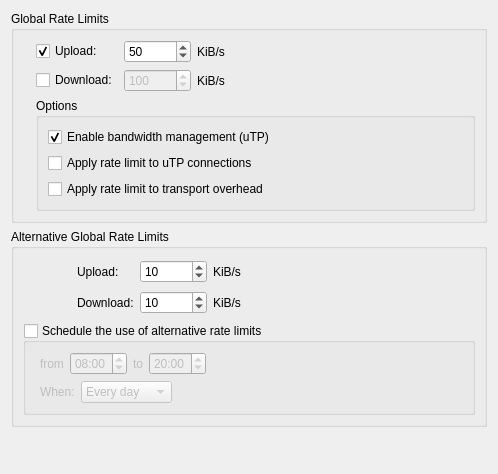
          <widget class="QWidget" name="scrollAreaWidgetContents_9">
           <property name="geometry">
            <rect>
             <x>0</x>
             <y>0</y>
             <width>498</width>
             <height>474</height>
            </rect>
           </property>
           <layout class="QVBoxLayout" name="verticalLayout_33">
            <item>
             <widget class="QGroupBox" name="bandwidthBox">
              <property name="title">
               <string>Global Rate Limits</string>
              </property>
              <layout class="QGridLayout" name="gridLayout_7">
               <item row="0" column="0">
                <widget class="QLabel" name="label_5">
                 <property name="text">
                  <string notr="true"/>
                 </property>
                 <property name="pixmap">
                  <pixmap resource="../icons.qrc">:/Icons/slow_off.png</pixmap>
                 </property>
                </widget>
               </item>
               <item row="0" column="1">
                <layout class="QGridLayout" name="gridLayout_6">
                 <item row="0" column="0">
                  <widget class="QCheckBox" name="checkUploadLimit">
                   <property name="text">
                    <string>Upload:</string>
                   </property>
                   <property name="checked">
                    <bool>true</bool>
                   </property>
                  </widget>
                 </item>
                 <item row="0" column="1">
                  <widget class="QSpinBox" name="spinUploadLimit">
                   <property name="enabled">
                    <bool>true</bool>
                   </property>
                   <property name="suffix">
                    <string/>
                   </property>
                   <property name="minimum">
                    <number>1</number>
                   </property>
                   <property name="maximum">
                    <number>1000000</number>
                   </property>
                   <property name="value">
                    <number>50</number>
                   </property>
                  </widget>
                 </item>
                 <item row="0" column="2">
                  <widget class="QLabel" name="label_10">
                   <property name="text">
                    <string>KiB/s</string>
                   </property>
                  </widget>
                 </item>
                 <item row="1" column="0">
                  <widget class="QCheckBox" name="checkDownloadLimit">
                   <property name="text">
                    <string>Download:</string>
                   </property>
                  </widget>
                 </item>
                 <item row="1" column="1">
                  <widget class="QSpinBox" name="spinDownloadLimit">
                   <property name="enabled">
                    <bool>false</bool>
                   </property>
                   <property name="suffix">
                    <string/>
                   </property>
                   <property name="minimum">
                    <number>1</number>
                   </property>
                   <property name="maximum">
                    <number>1000000</number>
                   </property>
                   <property name="value">
                    <number>100</number>
                   </property>
                  </widget>
                 </item>
                 <item row="1" column="2">
                  <widget class="QLabel" name="label_13">
                   <property name="text">
                    <string>KiB/s</string>
                   </property>
                  </widget>
                 </item>
                </layout>
               </item>
               <item row="0" column="2">
                <spacer>
                 <property name="orientation">
                  <enum>Qt::Horizontal</enum>
                 </property>
                 <property name="sizeHint" stdset="0">
                  <size>
                   <width>200</width>
                   <height>20</height>
                  </size>
                 </property>
                </spacer>
               </item>
               <item row="1" column="1" colspan="2">
                <widget class="QGroupBox" name="groupBox_5">
                 <property name="title">
                  <string>Options</string>
                 </property>
                 <layout class="QVBoxLayout" name="verticalLayout_27">
                  <item>
                   <widget class="QCheckBox" name="checkuTP">
                    <property name="text">
                     <string>Enable bandwidth management (uTP)</string>
                    </property>
                    <property name="checked">
                     <bool>true</bool>
                    </property>
                   </widget>
                  </item>
                  <item>
                   <widget class="QCheckBox" name="checkLimituTPConnections">
                    <property name="text">
                     <string>Apply rate limit to uTP connections</string>
                    </property>
                   </widget>
                  </item>
                  <item>
                   <widget class="QCheckBox" name="checkLimitTransportOverhead">
                    <property name="text">
                     <string>Apply rate limit to transport overhead</string>
                    </property>
                   </widget>
                  </item>
                 </layout>
                </widget>
               </item>
              </layout>
             </widget>
            </item>
            <item>
             <widget class="QGroupBox" name="groupBox_6">
              <property name="title">
               <string>Alternative Global Rate Limits</string>
              </property>
              <layout class="QVBoxLayout" name="verticalLayout_11">
               <item>
                <layout class="QGridLayout" name="gridLayout_9">
                 <item row="0" column="0">
                  <widget class="QLabel" name="label_16">
                   <property name="minimumSize">
                    <size>
                     <width>48</width>
                     <height>48</height>
                    </size>
                   </property>
                   <property name="maximumSize">
                    <size>
                     <width>48</width>
                     <height>48</height>
                    </size>
                   </property>
                   <property name="text">
                    <string/>
                   </property>
                   <property name="pixmap">
                    <pixmap resource="../icons.qrc">:/Icons/slow.png</pixmap>
                   </property>
                   <property name="scaledContents">
                    <bool>false</bool>
                   </property>
                  </widget>
                 </item>
                 <item row="0" column="1">
                  <layout class="QGridLayout" name="gridLayout_8">
                   <item row="0" column="0">
                    <widget class="QLabel" name="label_11">
                     <property name="text">
                      <string>Upload:</string>
                     </property>
                    </widget>
                   </item>
                   <item row="0" column="1">
                    <widget class="QSpinBox" name="spinUploadLimitAlt">
                     <property name="minimum">
                      <number>1</number>
                     </property>
                     <property name="maximum">
                      <number>1000000</number>
                     </property>
                     <property name="value">
                      <number>10</number>
                     </property>
                    </widget>
                   </item>
                   <item row="0" column="2">
                    <widget class="QLabel" name="label_14">
                     <property name="text">
                      <string>KiB/s</string>
                     </property>
                    </widget>
                   </item>
                   <item row="1" column="0">
                    <widget class="QLabel" name="label_12">
                     <property name="text">
                      <string>Download:</string>
                     </property>
                    </widget>
                   </item>
                   <item row="1" column="1">
                    <widget class="QSpinBox" name="spinDownloadLimitAlt">
                     <property name="minimum">
                      <number>1</number>
                     </property>
                     <property name="maximum">
                      <number>1000000</number>
                     </property>
                     <property name="value">
                      <number>10</number>
                     </property>
                    </widget>
                   </item>
                   <item row="1" column="2">
                    <widget class="QLabel" name="label_15">
                     <property name="text">
                      <string>KiB/s</string>
                     </property>
                    </widget>
                   </item>
                  </layout>
                 </item>
                 <item row="0" column="2">
                  <spacer name="horizontalSpacer_8">
                   <property name="orientation">
                    <enum>Qt::Horizontal</enum>
                   </property>
                   <property name="sizeHint" stdset="0">
                    <size>
                     <width>222</width>
                     <height>59</height>
                    </size>
                   </property>
                  </spacer>
                 </item>
                </layout>
               </item>
               <item>
                <widget class="QGroupBox" name="check_schedule">
                 <property name="title">
                  <string>Schedule the use of alternative rate limits</string>
                 </property>
                 <property name="checkable">
                  <bool>true</bool>
                 </property>
                 <property name="checked">
                  <bool>false</bool>
                 </property>
                 <layout class="QVBoxLayout" name="verticalLayout_5">
                  <item>
                   <layout class="QHBoxLayout" name="horizontalLayout_13">
                    <property name="leftMargin">
                     <number>5</number>
                    </property>
                    <item>
                     <widget class="QLabel" name="label_6">
                      <property name="text">
                       <string extracomment="from (time1 to time2)">from</string>
                      </property>
                     </widget>
                    </item>
                    <item>
                     <widget class="QTimeEdit" name="schedule_from">
                      <property name="wrapping">
                       <bool>true</bool>
                      </property>
                      <property name="displayFormat">
                       <string notr="true">hh:mm</string>
                      </property>
                      <property name="calendarPopup">
                       <bool>false</bool>
                      </property>
                      <property name="time">
                       <time>
                        <hour>8</hour>
                        <minute>0</minute>
                        <second>0</second>
                       </time>
                      </property>
                     </widget>
                    </item>
                    <item>
                     <widget class="QLabel" name="label_17">
                      <property name="text">
                       <string extracomment="time1 to time2">to</string>
                      </property>
                      <property name="alignment">
                       <set>Qt::AlignCenter</set>
                      </property>
                     </widget>
                    </item>
                    <item>
                     <widget class="QTimeEdit" name="schedule_to">
                      <property name="wrapping">
                       <bool>true</bool>
                      </property>
                      <property name="displayFormat">
                       <string notr="true">hh:mm</string>
                      </property>
                      <property name="time">
                       <time>
                        <hour>20</hour>
                        <minute>0</minute>
                        <second>0</second>
                       </time>
                      </property>
                     </widget>
                    </item>
                    <item>
                     <spacer name="horizontalSpacer_9">
                      <property name="orientation">
                       <enum>Qt::Horizontal</enum>
                      </property>
                      <property name="sizeHint" stdset="0">
                       <size>
                        <width>40</width>
                        <height>20</height>
                       </size>
                      </property>
                     </spacer>
                    </item>
                   </layout>
                  </item>
                  <item>
                   <layout class="QHBoxLayout" name="horizontalLayout_14">
                    <property name="leftMargin">
                     <number>5</number>
                    </property>
                    <item>
                     <widget class="QLabel" name="label_18">
                      <property name="text">
                       <string>When:</string>
                      </property>
                     </widget>
                    </item>
                    <item>
                     <widget class="QComboBox" name="schedule_days">
                      <item>
                       <property name="text">
                        <string>Every day</string>
                       </property>
                      </item>
                      <item>
                       <property name="text">
                        <string>Week days</string>
                       </property>
                      </item>
                      <item>
                       <property name="text">
                        <string>Week ends</string>
                       </property>
                      </item>
                     </widget>
                    </item>
                    <item>
                     <spacer name="horizontalSpacer_10">
                      <property name="orientation">
                       <enum>Qt::Horizontal</enum>
                      </property>
                      <property name="sizeHint" stdset="0">
                       <size>
                        <width>40</width>
                        <height>20</height>
                       </size>
                      </property>
                     </spacer>
                    </item>
                   </layout>
                  </item>
                 </layout>
                </widget>
               </item>
              </layout>
             </widget>
            </item>
            <item>
             <spacer name="verticalSpacer_2">
              <property name="orientation">
               <enum>Qt::Vertical</enum>
              </property>
              <property name="sizeHint" stdset="0">
               <size>
                <width>20</width>
                <height>40</height>
               </size>
              </property>
             </spacer>
            </item>
           </layout>
          </widget>
